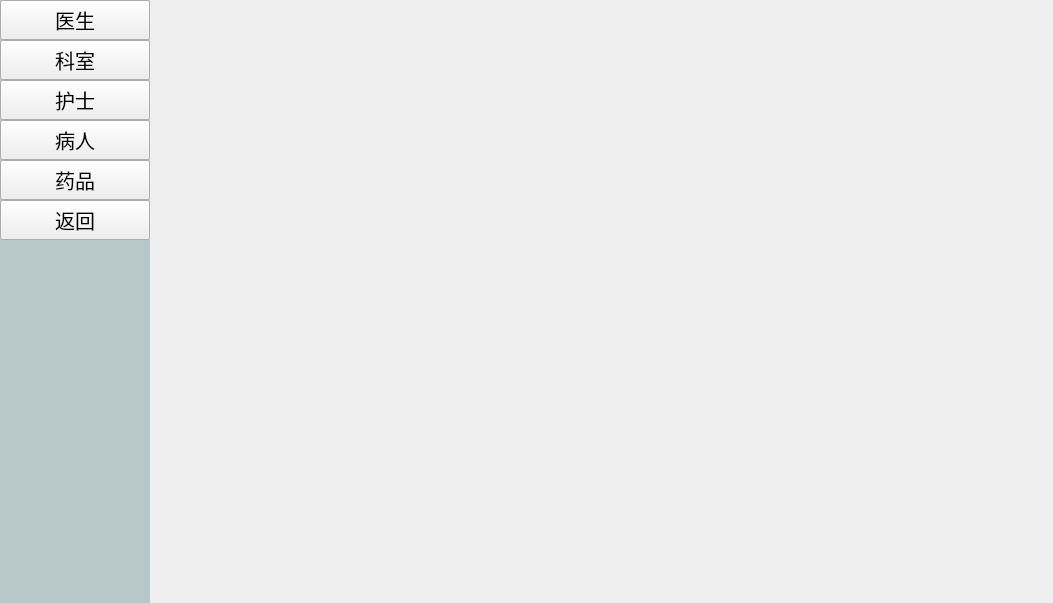
<?xml version="1.0" encoding="UTF-8"?>
<ui version="4.0">
 <class>primary</class>
 <widget class="QWidget" name="primary">
  <property name="geometry">
   <rect>
    <x>0</x>
    <y>0</y>
    <width>1053</width>
    <height>603</height>
   </rect>
  </property>
  <property name="windowTitle">
   <string>Form</string>
  </property>
  <property name="styleSheet">
   <string notr="true">#primary{background-image:url(:/Log_back.jpg);}</string>
  </property>
  <widget class="QStackedWidget" name="stackedWidget">
   <property name="geometry">
    <rect>
     <x>151</x>
     <y>-5</y>
     <width>901</width>
     <height>611</height>
    </rect>
   </property>
   <property name="styleSheet">
    <string notr="true">#stackedWidget{background-image: url(:/back.jpg);}</string>
   </property>
   <property name="currentIndex">
    <number>-1</number>
   </property>
  </widget>
  <widget class="QWidget" name="widget" native="true">
   <property name="geometry">
    <rect>
     <x>0</x>
     <y>0</y>
     <width>150</width>
     <height>611</height>
    </rect>
   </property>
   <property name="styleSheet">
    <string notr="true">#widget{background-color:  rgb(184, 199, 200);}
</string>
   </property>
   <widget class="QPushButton" name="office_btn">
    <property name="geometry">
     <rect>
      <x>0</x>
      <y>40</y>
      <width>150</width>
      <height>40</height>
     </rect>
    </property>
    <property name="font">
     <font>
      <family>幼圆</family>
      <pointsize>15</pointsize>
     </font>
    </property>
    <property name="styleSheet">
     <string notr="true"/>
    </property>
    <property name="text">
     <string>科室</string>
    </property>
   </widget>
   <widget class="QPushButton" name="nurse_btn">
    <property name="geometry">
     <rect>
      <x>0</x>
      <y>80</y>
      <width>150</width>
      <height>40</height>
     </rect>
    </property>
    <property name="font">
     <font>
      <family>幼圆</family>
      <pointsize>15</pointsize>
      <weight>50</weight>
      <bold>false</bold>
     </font>
    </property>
    <property name="text">
     <string>护士</string>
    </property>
   </widget>
   <widget class="QPushButton" name="patience_btn">
    <property name="geometry">
     <rect>
      <x>0</x>
      <y>120</y>
      <width>150</width>
      <height>40</height>
     </rect>
    </property>
    <property name="font">
     <font>
      <family>幼圆</family>
      <pointsize>15</pointsize>
      <weight>50</weight>
      <italic>false</italic>
      <bold>false</bold>
     </font>
    </property>
    <property name="styleSheet">
     <string notr="true">font: 15pt &quot;幼圆&quot;;</string>
    </property>
    <property name="text">
     <string>病人</string>
    </property>
   </widget>
   <widget class="QPushButton" name="medicine_btn">
    <property name="geometry">
     <rect>
      <x>0</x>
      <y>160</y>
      <width>150</width>
      <height>40</height>
     </rect>
    </property>
    <property name="font">
     <font>
      <family>幼圆</family>
      <pointsize>15</pointsize>
      <weight>50</weight>
      <italic>false</italic>
      <bold>false</bold>
     </font>
    </property>
    <property name="styleSheet">
     <string notr="true">font: 15pt &quot;幼圆&quot;;</string>
    </property>
    <property name="text">
     <string>药品</string>
    </property>
   </widget>
   <widget class="QToolButton" name="back">
    <property name="geometry">
     <rect>
      <x>0</x>
      <y>200</y>
      <width>150</width>
      <height>40</height>
     </rect>
    </property>
    <property name="font">
     <font>
      <family>幼圆</family>
      <pointsize>15</pointsize>
      <weight>50</weight>
      <italic>false</italic>
      <bold>false</bold>
     </font>
    </property>
    <property name="styleSheet">
     <string notr="true">font: 15pt &quot;幼圆&quot;;</string>
    </property>
    <property name="text">
     <string>返回</string>
    </property>
   </widget>
   <widget class="QPushButton" name="doctor_btn">
    <property name="geometry">
     <rect>
      <x>0</x>
      <y>0</y>
      <width>150</width>
      <height>40</height>
     </rect>
    </property>
    <property name="font">
     <font>
      <family>幼圆</family>
      <pointsize>15</pointsize>
      <weight>50</weight>
      <italic>false</italic>
      <bold>false</bold>
     </font>
    </property>
    <property name="styleSheet">
     <string notr="true">
font: 15pt &quot;幼圆&quot;;
</string>
    </property>
    <property name="text">
     <string>医生</string>
    </property>
   </widget>
  </widget>
 </widget>
 <resources/>
 <connections/>
</ui>
